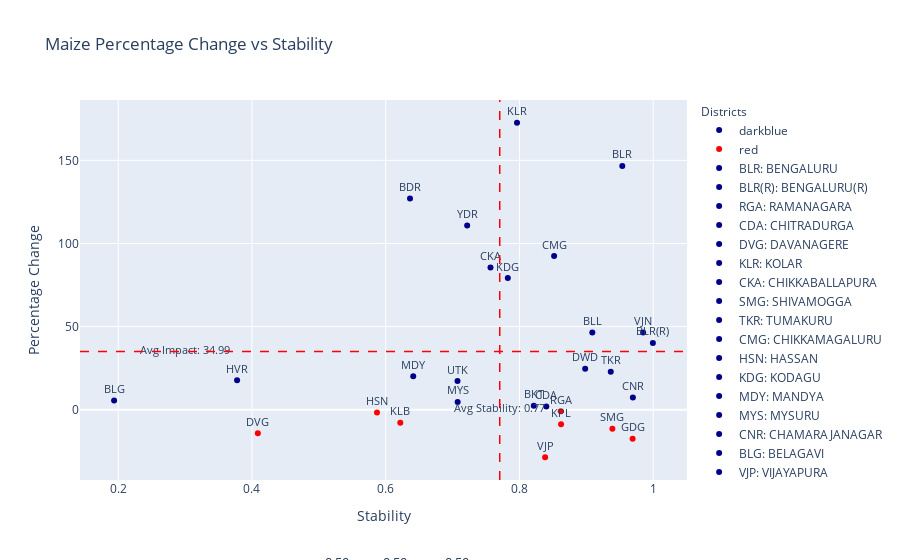

The cell this chart's notebook holds for it:
### Code cell
import pandas as pd
import plotly.express as px
import ipywidgets as widgets
from ipywidgets import interact
from IPython.display import clear_output
import plotly.graph_objects as go

def update_plot(alpha1, alpha2, alpha3):
    
    tolerance = 1e-5 
    filtered_df = viz_df[
        (viz_df['Sensitivity_LivestockCensus_2012_Cattle'].between(alpha1 - tolerance, alpha1 + tolerance)) &
        (viz_df['Sensitivity_AreaUnderCereals_Maize'].between(alpha2 - tolerance, alpha2 + tolerance)) & 
        (viz_df['Sensitivity_TotalNPK'].between(alpha3 - tolerance, alpha3 + tolerance)) 
    ]

    # Create a scatter plot with filtered data
    fig = px.scatter(
        filtered_df, 
        x='Stability_Values', 
        y='Percentage Change', 
        title='Maize Percentage Change vs Stability',
        labels={'Percentage Change': 'Percentage Change', 'Stability_Values': 'Stability'},
        text='Abbreviation',
        opacity=1,
        color=filtered_df['Percentage Change'].apply(lambda val: 'red' if val < 0 else 'darkblue'),  # Conditional coloring
        color_discrete_map={'red': 'red', 'darkblue': 'darkblue'}
    )

    fig.update_traces(textposition='top center', textfont=dict(size=11))

    # Update layout to add annotations and legends
    fig.update_layout(
        annotations=[
            dict(
                x=0.5,
                y=-0.25,
                showarrow=False,
                text=f' α<sub>LV</sub>: {alpha1:.2f}, α<sub>AM</sub>: {alpha2:.2f}, α<sub>NPK</sub>: {alpha3:.2f}',
                xref="paper",
                yref="paper",
                font=dict(size=13)
            )
        ],
        legend_title_text='Districts',
        legend_title=dict(font=dict(size=12)),
    )

    # Adding custom legends with abbreviations and full forms
    legend_labels = [{'Abbreviation': abb, 'Full Form': full_form} 
                     for abb, full_form in zip(filtered_df['Abbreviation'].unique(), filtered_df['District'].unique())]

    for label in legend_labels:
        fig.add_trace(go.Scatter(
            x=[None],
            y=[None],
            mode='markers',
            marker=dict(color='darkblue'),
            name=f"{label['Abbreviation']}: {label['Full Form']}"
        ))

    # Adding average lines for stability and percentage change
    avg_stability = filtered_df['Stability_Values'].mean()
    avg_precent = filtered_df['Percentage Change'].mean()

    fig.add_shape(
        type='line',
        x0=avg_stability, y0=0, x1=avg_stability, y1=1,
        line=dict(color='red', width=1.5, dash='dash'),
        yref='paper'
    )

    fig.add_shape(
        type='line',
        x0=0, y0=avg_precent, x1=1, y1=avg_precent,
        line=dict(color='red', width=1.5, dash='dash'),
        xref='paper'
    )

    # Add annotations for average values
    fig.add_trace(go.Scatter(
        x=[avg_stability],
        y=[-0.07],
        text=[f'Avg Stability: {avg_stability:.2f}'],
        mode="text",
        showlegend=False,
        textfont=dict(size=10.7)
    ))

    fig.add_trace(go.Scatter(
        x=[0.3],
        y=[avg_precent-0.04],
        text=[f'Avg Impact: {avg_precent:.2f}'],
        mode="text",
        showlegend=False,
        textfont=dict(size=10.7)
    ))

    clear_output()

    display(fig)


# Creating sliders for interaction
alpha1_slider = widgets.FloatSlider(value=0.5, min=0, max=1, step=0.1, description='αLV:')
alpha2_slider = widgets.FloatSlider(value=0.5, min=0, max=1, step=0.1, description='αAM:')
alpha3_slider = widgets.FloatSlider(value=0.5, min=0, max=1, step=0.1, description='αNPK:')

# Creating interactive plot
interactive_plot = interact(update_plot, alpha1=alpha1_slider, alpha2=alpha2_slider, alpha3=alpha3_slider)

# Create update button to trigger plot update
update_button = widgets.Button(description="Update Plot")
update_button.on_click(lambda _: update_plot(alpha1_slider.value, alpha2_slider.value, alpha3_slider.value))

# Display the button and sliders
widgets.HBox([update_button, alpha1_slider, alpha2_slider, alpha3_slider])

### Figure 1 — Plotly figure (JSON) as saved in the notebook; plotly's stock layout.template omitted (floating-point values rounded to 4 significant figures)
{"data": [{"hovertemplate": "color=darkblue<br>Stability=%{x}<br>Percentage Change=%{y}<br>Abbreviation=%{text}<extra></extra>", "legendgroup": "darkblue", "marker": {"color": "darkblue", "opacity": 1, "symbol": "circle"}, "mode": "markers+text", "name": "darkblue", "orientation": "v", "showlegend": true, "text": ["BLR", "BLR(R)", "CDA", "KLR", "CKA", "TKR", "CMG", "KDG", "MDY", "MYS", "CNR", "BLG", "BKT", "DWD", "HVR", "UTK", "BLL", "BDR", "YDR", "VJN"], "textfont": {"size": 11}, "textposition": "top center", "type": "scatter", "x": [0.9537, 0.9995, 0.8401, 0.7963, 0.7566, 0.9365, 0.8518, 0.7825, 0.6411, 0.7075, 0.9695, 0.1938, 0.8214, 0.8982, 0.3777, 0.7073, 0.9089, 0.6363, 0.7218, 0.9849], "xaxis": "x", "y": [146.6, 40.17, 1.89, 172.6, 85.48, 22.74, 92.41, 79.18, 20.08, 4.614, 7.299, 5.43, 2.267, 24.63, 17.65, 17.17, 46.42, 127.0, 110.8, 46.42], "yaxis": "y"}, {"hovertemplate": "color=red<br>Stability=%{x}<br>Percentage Change=%{y}<br>Abbreviation=%{text}<extra></extra>", "legendgroup": "red", "marker": {"color": "red", "opacity": 1, "symbol": "circle"}, "mode": "markers+text", "name": "red", "orientation": "v", "showlegend": true, "text": ["RGA", "DVG", "SMG", "HSN", "VJP", "GDG", "KLB", "KPL"], "textfont": {"size": 11}, "textposition": "top center", "type": "scatter", "x": [0.8617, 0.4088, 0.9389, 0.5869, 0.8383, 0.9691, 0.6218, 0.8621], "xaxis": "x", "y": [-0.9369, -14.25, -11.53, -1.653, -28.65, -17.49, -7.822, -8.814], "yaxis": "y"}, {"marker": {"color": "darkblue"}, "mode": "markers", "name": "BLR: BENGALURU", "type": "scatter", "x": [null], "y": [null]}, {"marker": {"color": "darkblue"}, "mode": "markers", "name": "BLR(R): BENGALURU(R)", "type": "scatter", "x": [null], "y": [null]}, {"marker": {"color": "darkblue"}, "mode": "markers", "name": "RGA: RAMANAGARA", "type": "scatter", "x": [null], "y": [null]}, {"marker": {"color": "darkblue"}, "mode": "markers", "name": "CDA: CHITRADURGA", "type": "scatter", "x": [null], "y": [null]}, {"marker": {"color": "darkblue"}, "mode": "markers", "name": "DVG: DAVANAGERE", "type": "scatter", "x": [null], "y": [null]}, {"marker": {"color": "darkblue"}, "mode": "markers", "name": "KLR: KOLAR", "type": "scatter", "x": [null], "y": [null]}, {"marker": {"color": "darkblue"}, "mode": "markers", "name": "CKA: CHIKKABALLAPURA", "type": "scatter", "x": [null], "y": [null]}, {"marker": {"color": "darkblue"}, "mode": "markers", "name": "SMG: SHIVAMOGGA", "type": "scatter", "x": [null], "y": [null]}, {"marker": {"color": "darkblue"}, "mode": "markers", "name": "TKR: TUMAKURU", "type": "scatter", "x": [null], "y": [null]}, {"marker": {"color": "darkblue"}, "mode": "markers", "name": "CMG: CHIKKAMAGALURU", "type": "scatter", "x": [null], "y": [null]}, {"marker": {"color": "darkblue"}, "mode": "markers", "name": "HSN: HASSAN", "type": "scatter", "x": [null], "y": [null]}, {"marker": {"color": "darkblue"}, "mode": "markers", "name": "KDG: KODAGU", "type": "scatter", "x": [null], "y": [null]}, {"marker": {"color": "darkblue"}, "mode": "markers", "name": "MDY: MANDYA", "type": "scatter", "x": [null], "y": [null]}, {"marker": {"color": "darkblue"}, "mode": "markers", "name": "MYS: MYSURU", "type": "scatter", "x": [null], "y": [null]}, {"marker": {"color": "darkblue"}, "mode": "markers", "name": "CNR: CHAMARAJANAGAR", "type": "scatter", "x": [null], "y": [null]}, {"marker": {"color": "darkblue"}, "mode": "markers", "name": "BLG: BELAGAVI", "type": "scatter", "x": [null], "y": [null]}, {"marker": {"color": "darkblue"}, "mode": "markers", "name": "VJP: VIJAYAPURA", "type": "scatter", "x": [null], "y": [null]}, {"marker": {"color": "darkblue"}, "mode": "markers", "name": "BKT: BAGALKOT", "type": "scatter", "x": [null], "y": [null]}, {"marker": {"color": "darkblue"}, "mode": "markers", "name": "DWD: DHARAWAD", "type": "scatter", "x": [null], "y": [null]}, {"marker": {"color": "darkblue"}, "mode": "markers", "name": "GDG: GADAG", "type": "scatter", "x": [null], "y": [null]}, {"marker": {"color": "darkblue"}, "mode": "markers", "name": "HVR: HAVERI", "type": "scatter", "x": [null], "y": [null]}, {"marker": {"color": "darkblue"}, "mode": "markers", "name": "UTK: UTTARA KANNADA", "type": "scatter", "x": [null], "y": [null]}, {"marker": {"color": "darkblue"}, "mode": "markers", "name": "BLL: BALLARI", "type": "scatter", "x": [null], "y": [null]}, {"marker": {"color": "darkblue"}, "mode": "markers", "name": "BDR: BIDAR", "type": "scatter", "x": [null], "y": [null]}, {"marker": {"color": "darkblue"}, "mode": "markers", "name": "KLB: KALABURAGI", "type": "scatter", "x": [null], "y": [null]}, {"marker": {"color": "darkblue"}, "mode": "markers", "name": "YDR: YADGIRI", "type": "scatter", "x": [null], "y": [null]}, {"marker": {"color": "darkblue"}, "mode": "markers", "name": "KPL: KOPPAL", "type": "scatter", "x": [null], "y": [null]}, {"marker": {"color": "darkblue"}, "mode": "markers", "name": "VJN: VIJAYANAGARA", "type": "scatter", "x": [null], "y": [null]}, {"mode": "text", "showlegend": false, "text": ["Avg Stability: 0.77"], "textfont": {"size": 10.7}, "type": "scatter", "x": [0.7705], "y": [-0.07]}, {"mode": "text", "showlegend": false, "text": ["Avg Impact: 34.99"], "textfont": {"size": 10.7}, "type": "scatter", "x": [0.3], "y": [34.95]}], "layout": {"annotations": [{"font": {"size": 13}, "showarrow": false, "text": " α<sub>LV</sub>: 0.50, α<sub>AM</sub>: 0.50, α<sub>NPK</sub>: 0.50", "x": 0.5, "xref": "paper", "y": -0.25, "yref": "paper"}], "legend": {"title": {"font": {"size": 12}, "text": "Districts"}, "tracegroupgap": 0}, "shapes": [{"line": {"color": "red", "dash": "dash", "width": 1.5}, "type": "line", "x0": 0.7705, "x1": 0.7705, "y0": 0, "y1": 1, "yref": "paper"}, {"line": {"color": "red", "dash": "dash", "width": 1.5}, "type": "line", "x0": 0, "x1": 1, "xref": "paper", "y0": 34.99, "y1": 34.99}], "title": {"text": "Maize Percentage Change vs Stability"}, "xaxis": {"anchor": "y", "domain": [0, 1], "title": {"text": "Stability"}}, "yaxis": {"anchor": "x", "domain": [0, 1], "title": {"text": "Percentage Change"}}}}
